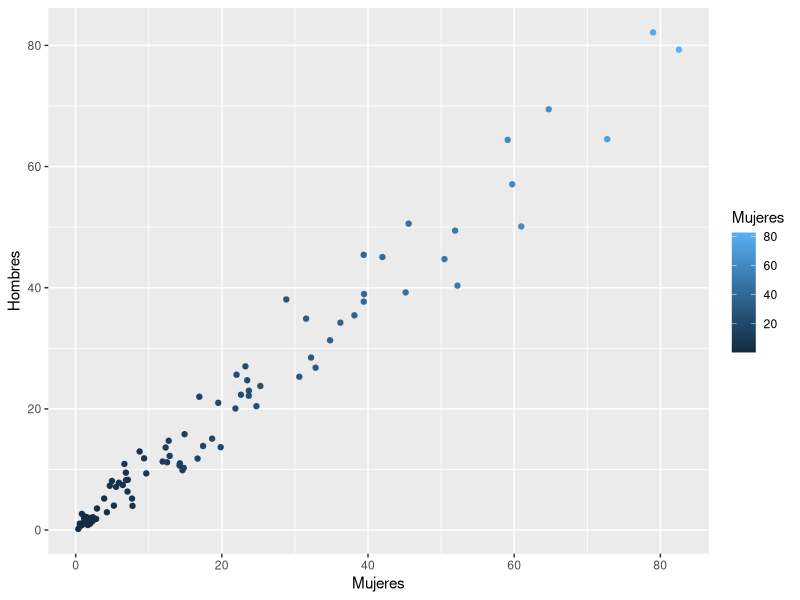
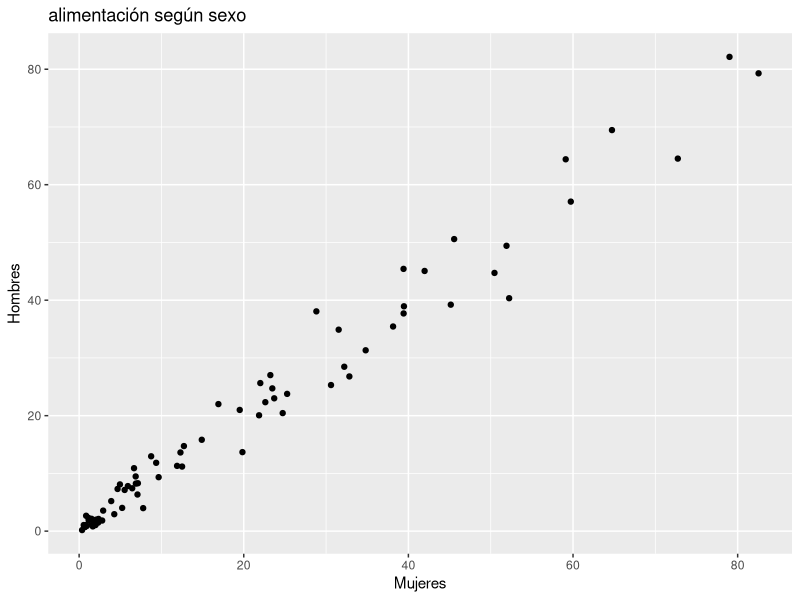
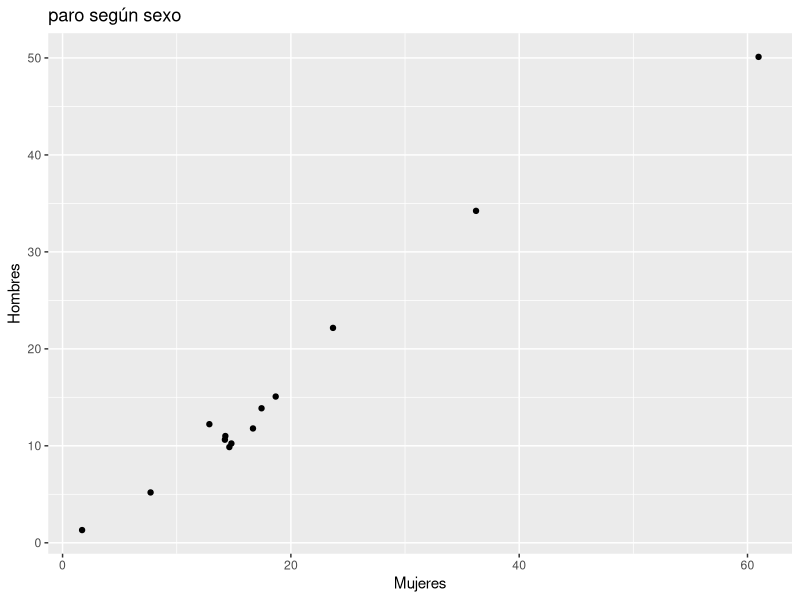
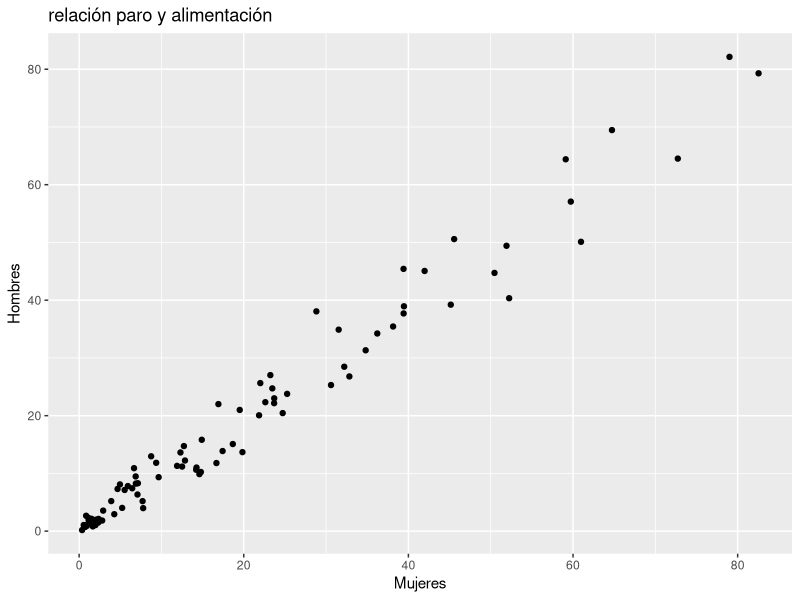
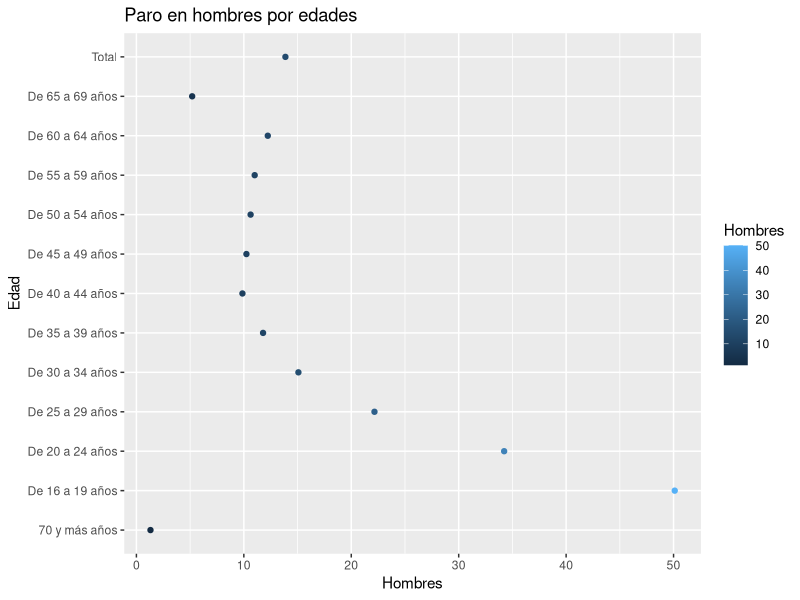
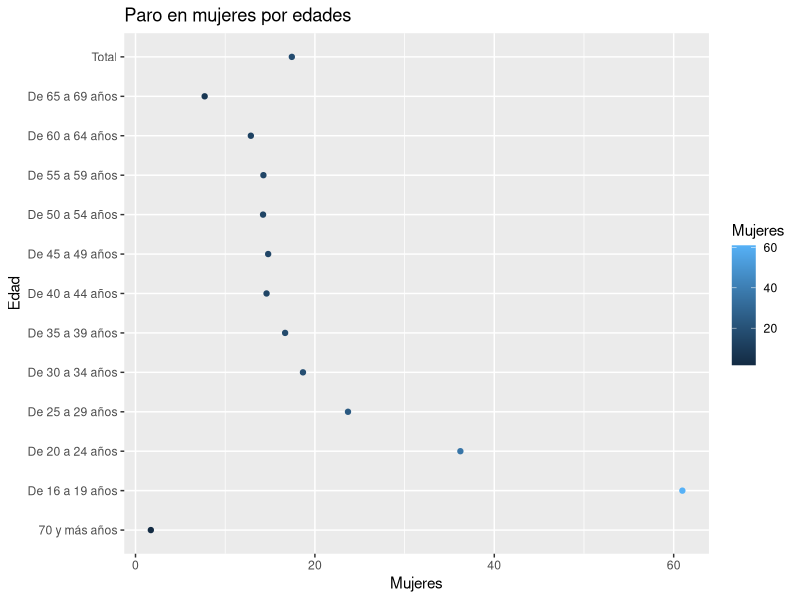
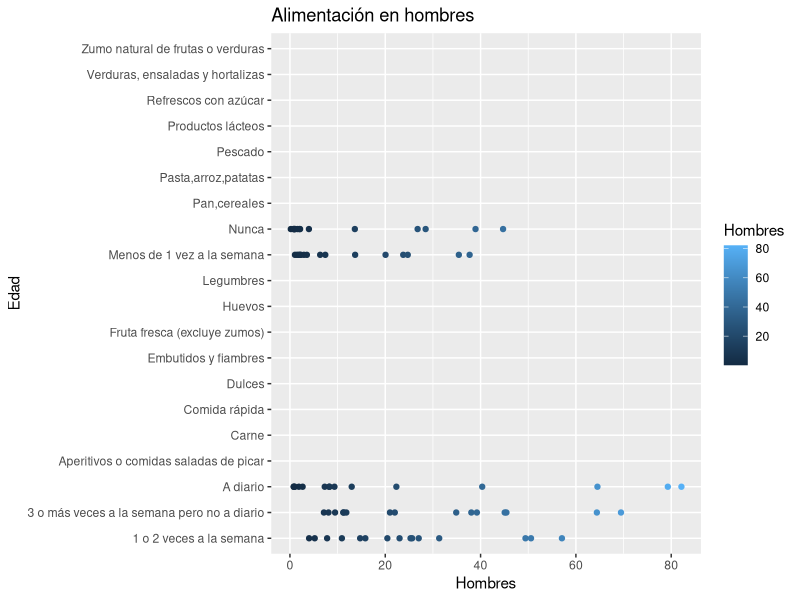
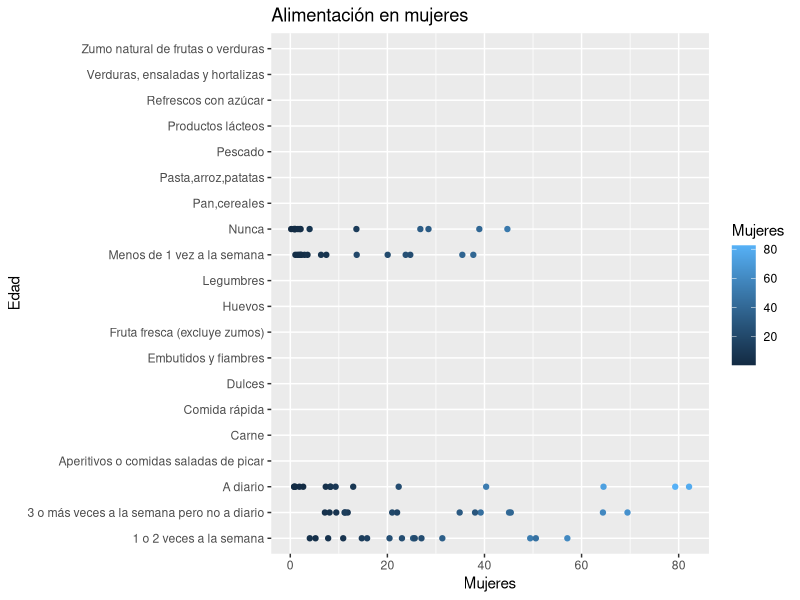

These figures' R source, in order:
## ---- chunk 1



# Importación de datos xls.

 #Datos de alimentación:

library(readxl)
Comidaxsexoencolumnas <- read_excel("input/data/Comidaxsexoencolumnas.xls", 
                                    col_types = c("text", "numeric", "numeric", "numeric"))
## ---- chunk 2
View(Comidaxsexoencolumnas)
## ---- chunk 3
 #Datos de paro:

library(readxl)
ParoxsexoEncolumnas <- read_excel("input/data/ParoxsexoEncolumnas.xls", 
                                  col_types = c("text", "numeric", "numeric", "numeric"))
## ---- chunk 4
View(ParoxsexoEncolumnas)
## ---- chunk 5
#Hacemos un resumen para ver en que se diferencian nuestros datos:
summary(ParoxsexoEncolumnas)
summary(Comidaxsexoencolumnas)
## ---- chunk 6
# Unión de los datos
library(tidyverse)
union <- full_join(x= ParoxsexoEncolumnas, y=Comidaxsexoencolumnas)
## ---- chunk 7
#Hacemos un resumen de los datos que hemos obtenido al hacer la unión de los datos:
summary(union)
## ---- chunk 8
#otra union de datos señalando las columnas que debe usar:
library(tidyverse)
vercomoqueda <- 
  full_join(x= ParoxsexoEncolumnas, y=Comidaxsexoencolumnas, 
            by = c("Ambos sexos", "Mujeres", "Hombres"))

#Gráfico relación paro y alimentación:
library(tidyverse)
ggplot(data = union) + 
  geom_point(mapping = aes( x = Mujeres, y= Hombres, color= Mujeres))
## ---- chunk 9
install.packages("ggplot2")
library("ggplot2")
## ---- chunk 10

library(tidyverse)
ggplot(data = Comidaxsexoencolumnas) + 
  geom_point(mapping = aes( x = Mujeres, y= Hombres)) + 
  labs(title = "alimentación según sexo", x="Mujeres", y="Hombres")


library(tidyverse)
ggplot(data = ParoxsexoEncolumnas) + 
  geom_point(mapping = aes( x = Mujeres, y= Hombres))+
  labs(title = "paro según sexo", x="Mujeres", y="Hombres")



library(tidyverse)
ggplot(data = union) + 
  geom_point(mapping = aes( x = Mujeres, y= Hombres)) + 
  labs(title="relación paro y alimentación", x="Mujeres", y= "Hombres" ) 




library(tidyverse)
ggplot(data = ParoxsexoEncolumnas) + 
  geom_point(mapping = aes( x = Hombres, y= ...1, color= Hombres)) +
  labs(title = "Paro en hombres por edades", x="Hombres", y="Edad")

library(tidyverse)
ggplot(data = ParoxsexoEncolumnas) + 
  geom_point(mapping = aes( x = Mujeres, y= ...1, color = Mujeres)) +
  labs(title = "Paro en mujeres por edades", x="Mujeres", y="Edad")


library(tidyverse)
ggplot(data = Comidaxsexoencolumnas) + 
  geom_point(mapping = aes( x = Hombres, y= ...1, color= Hombres)) +
  labs(title = "Alimentación en hombres", x="Hombres", y="Edad")

library(tidyverse)
ggplot(data = Comidaxsexoencolumnas) + 
  geom_point(mapping = aes( x = Hombres, y= ...1, color= Mujeres)) +
  labs(title = "Alimentación en mujeres", x="Mujeres", y="Edad")



library(tidyverse)
ggplot(data = union) + 
  geom_point(mapping = aes( x = Mujeres, y= ...1, color= Mujeres))

library(tidyverse)
ggplot(data = union) + 
  geom_point(mapping = aes( x = Hombres, y= ...1, color= Hombres))


